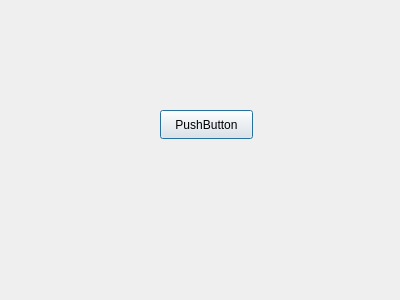
<?xml version="1.0" encoding="UTF-8"?>
<ui version="4.0">
 <class>First</class>
 <widget class="QDialog" name="First">
  <property name="geometry">
   <rect>
    <x>0</x>
    <y>0</y>
    <width>400</width>
    <height>300</height>
   </rect>
  </property>
  <property name="windowTitle">
   <string>Dialog</string>
  </property>
  <widget class="QPushButton" name="pushButton">
   <property name="geometry">
    <rect>
     <x>160</x>
     <y>110</y>
     <width>93</width>
     <height>29</height>
    </rect>
   </property>
   <property name="text">
    <string>PushButton</string>
   </property>
  </widget>
 </widget>
 <resources/>
 <connections/>
</ui>
